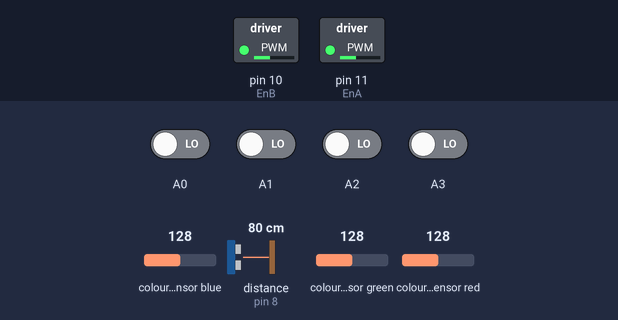
The sketch below on a simulated Arduino Uno, built with avr-gcc and run on an emulated ATmega328P. Parts: switched loads named in the sketch (green lamp = pin HIGH). Wiring (inferred from the names in the program): ultrasonic range finder: trigger pin 8; echo pin 8; TCS3200 colour sensor: output pin 4; S2 pin 3; S3 pin 2. Inputs (shaded band) come from the test bench; at power-on: A0–3 LOW, distance to the obstacle (sensor on pin 8) 80 cm, colour sensor blue 128, colour sensor green 128, colour sensor red 128. The echo pulse lasts 58.3 µs per cm; pins used as bus, display or sensor lines are not drawn; what the sketch prints to the serial monitor is not drawn.

Above: at 1.2 s.
1.3 s: distance to the obstacle (sensor on pin 8) set to 2 cm
4.3 s: distance to the obstacle (sensor on pin 8) set to 120 cm
Timing chart, 0 to 7.3 s (numbered marks = the images above; inputs shaded):
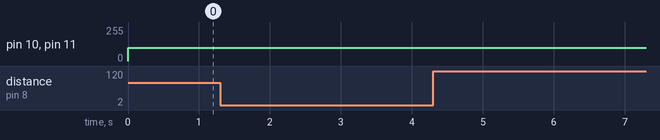

Measured:
- after the input at 1.3 s, every drawn part: stays the same
- after the input at 4.3 s, every drawn part: stays the same

The sketch:

code.ino
```cpp
#include <QTRSensors.h>


QTRSensors qtr;
const uint8_t SensorCount = 4;
uint16_t sensorValues[SensorCount];

const int EnA=11;
const int EnB=10;

const int S3=2;
const int S2=3;
const int OUT=4;

const int pingPin=8;

void setup() {
  Serial.begin(9600);

  pinMode(EnA, OUTPUT);
  pinMode(EnB, OUTPUT);

  pinMode(S2, OUTPUT);
  pinMode(S3, OUTPUT);
  pinMode(OUT, INPUT);

  qtr.setTypeRC();
  qtr.setSensorPins((const uint8_t[]){A0, A1, A2, A3}, SensorCount);

  Serial.begin(9600);
}

void loop() {
  //right motor
  analogWrite(EnA, 100);
  //left motor
  analogWrite(EnB, 100);

  long duration, cm;

  //change to trig
  pinMode(pingPin, OUTPUT);
  digitalWrite(pingPin, LOW);
  delayMicroseconds(2);
  digitalWrite(pingPin, HIGH);
  //pinging
  delayMicroseconds(5);
  //signal off
  digitalWrite(pingPin, LOW);

  //change to echo
  pinMode(pingPin, INPUT);
  duration = pulseIn(pingPin, HIGH);

  //record and print time
  cm = microsecondsToCentimetres(duration);
  Serial.print(cm);
  Serial.println("cm");

  // white raw values 23 28 23
  // black raw values 165 216 164

  int green[] = {175, 225, 174};
  bool greenFlag[] = {false, false, false};

  int purple[] = {221, 182, 220};
  bool purpleFlag[] = {false, false, false};

  int yellow[] = {195, 247, 195};
  bool yellowFlag[] = {false, false, false};

  //red
  digitalWrite(S2,LOW);
  digitalWrite(S2,LOW);
  Serial.print(" R");
  int redVar=pulseIn(OUT,LOW);
  redVar=map(redVar,23,165,255,0);
  Serial.print(redVar);

  //comparing to colours R values
  if (abs(redVar-green[0])<10) {
    greenFlag[0]=true;
  } else if (abs(redVar-purple[0])<10) {
    purpleFlag[0]=true;
  } else if (abs(redVar-yellow[0])<10) {
    yellowFlag[0]=true;
  }
  delay(100);

  //green
  digitalWrite(S2,HIGH);
  digitalWrite(S3,HIGH);
  Serial.print(" G");
  int greenVar=pulseIn(OUT,LOW);
  greenVar=map(greenVar,28,216,255,0);
  Serial.print(greenVar);

  //comparing to colours G values
  if (abs(greenVar-green[1])<10) {
    greenFlag[1]=true;
  } else if (abs(greenVar-purple[1])<10) {
    purpleFlag[1]=true;
  } else if (abs(greenVar-yellow[1])<10) {
    yellowFlag[1]=true;
  }
  delay(100);

  //blue
  digitalWrite(S2,LOW);
  digitalWrite(S3,HIGH);
  Serial.print(" B");
  int blueVar=pulseIn(OUT,LOW);
  blueVar=map(blueVar,23,164,255,0);
  Serial.println(blueVar);

  //comparing to colours B values
  if (abs(blueVar-green[2])<10) {
    greenFlag[2]=true;
  } else if (abs(blueVar-purple[2])<10) {
    purpleFlag[2]=true;
  } else if (abs(blueVar-yellow[2])<10) {
    yellowFlag[2]=true;
  }

  //colour determination and printing
  if (greenFlag[0] && greenFlag[1] && greenFlag[2]){
    Serial.println("GREEN");
  } else if (purpleFlag[0] && purpleFlag[1] && purpleFlag[2]) {
    Serial.println("PURPLE");
  } else if (yellowFlag[0] && yellowFlag[1] && yellowFlag[2]) {
    Serial.println("YELLOW");
  }

  greenFlag[0] = false; greenFlag[1] = false; greenFlag[2] = false;
  purpleFlag[0] = false; purpleFlag[1] = false; purpleFlag[2] = false;
  yellowFlag[0] = false; yellowFlag[1] = false; yellowFlag[2] = false;

  //line array
  qtr.read(sensorValues);
  int corrVal = 0;
  for (uint8_t i = 0; i < SensorCount; i++) {
    if (i==0) {
      corrVal+=(2*sensorValues[i]);
    } else if (i==1) {
      corrVal+=sensorValues[i];
    } else if (i==2) {
      corrVal-=sensorValues[i];
    } else if (i==3) {
      corrVal-=(2*sensorValues[i]);
    }
  }
  Serial.print("corrVal ");
  Serial.println(corrVal);

  Serial.println();
  delay(100);
}

long microsecondsToCentimetres(long microseconds) { return microseconds / 29 / 2; }
```
